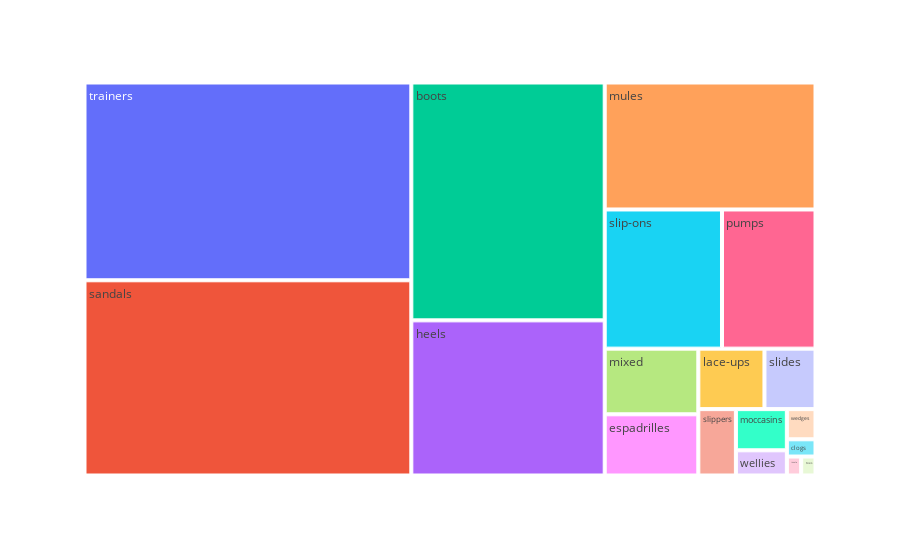

Source (notebook cell):
### Markdown cell above
This is by the way such a summer collection of shoes - which leaves me with the question: who wears boots now?? We had some rainy days but still...

### Code cell
### let's do this diagram with plotly

treemapdf = pd.DataFrame(dset['shoetype'].str.lower().value_counts())
treemapdf['percentages'] = (100. * treemapdf['shoetype'] / treemapdf['shoetype'].sum())
treemapdf['type'] = treemapdf.index

fig = px.treemap(treemapdf, 
                 path=['type'],  # Specify the hierarchy column
                 values='percentages')      # Specify the values column
fig.show()

### Figure 1 — Plotly figure (JSON) as saved in the notebook; plotly's stock layout.template omitted (floating-point values rounded to 4 significant figures)
{"data": [{"branchvalues": "total", "domain": {"x": [0, 1], "y": [0, 1]}, "hovertemplate": "labels=%{label}<br>percentages=%{value}<br>parent=%{parent}<br>id=%{id}<extra></extra>", "ids": ["", "boots", "clogs", "espadrilles", "heels", "insole", "lace-ups", "mixed", "moccasins", "mules", "pumps", "sandals", "slides", "slip-ons", "slippers", "toes", "trainers", "wedges", "wellies"], "labels": ["", "boots", "clogs", "espadrilles", "heels", "insole", "lace-ups", "mixed", "moccasins", "mules", "pumps", "sandals", "slides", "slip-ons", "slippers", "toes", "trainers", "wedges", "wellies"], "name": "", "parents": ["", "", "", "", "", "", "", "", "", "", "", "", "", "", "", "", "", "", ""], "type": "treemap", "values": [0.008594, 16.01, 0.1719, 1.994, 10.44, 0.09453, 1.392, 2.14, 0.7305, 9.316, 4.529, 22.21, 1.074, 5.681, 0.868, 0.09453, 22.5, 0.3008, 0.4469]}], "layout": {"legend": {"tracegroupgap": 0}, "margin": {"t": 60}}}
